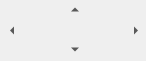
<?xml version="1.0" encoding="UTF-8"?>
<ui version="4.0">
 <class>Sidebar</class>
 <widget class="QWidget" name="Sidebar">
  <property name="geometry">
   <rect>
    <x>0</x>
    <y>0</y>
    <width>146</width>
    <height>61</height>
   </rect>
  </property>
  <property name="windowTitle">
   <string>Form</string>
  </property>
  <layout class="QGridLayout" name="gridLayout">
   <property name="leftMargin">
    <number>0</number>
   </property>
   <property name="topMargin">
    <number>0</number>
   </property>
   <property name="rightMargin">
    <number>0</number>
   </property>
   <property name="bottomMargin">
    <number>0</number>
   </property>
   <item row="0" column="0">
    <widget class="QWidget" name="widgetAll" native="true">
     <layout class="QGridLayout" name="gridLayout_2">
      <property name="leftMargin">
       <number>0</number>
      </property>
      <property name="topMargin">
       <number>0</number>
      </property>
      <property name="rightMargin">
       <number>0</number>
      </property>
      <property name="bottomMargin">
       <number>0</number>
      </property>
      <item row="0" column="0" rowspan="3">
       <widget class="QWidget" name="widgetLeft" native="true">
        <layout class="QGridLayout" name="gridLayout_4">
         <property name="leftMargin">
          <number>0</number>
         </property>
         <property name="topMargin">
          <number>0</number>
         </property>
         <property name="rightMargin">
          <number>0</number>
         </property>
         <property name="bottomMargin">
          <number>0</number>
         </property>
         <property name="spacing">
          <number>0</number>
         </property>
         <item row="1" column="0">
          <widget class="QToolButton" name="leftExpandBut">
           <property name="text">
            <string/>
           </property>
           <property name="checkable">
            <bool>true</bool>
           </property>
           <property name="toolButtonStyle">
            <enum>Qt::ToolButtonIconOnly</enum>
           </property>
           <property name="autoRaise">
            <bool>true</bool>
           </property>
           <property name="arrowType">
            <enum>Qt::LeftArrow</enum>
           </property>
          </widget>
         </item>
         <item row="3" column="0">
          <spacer name="verticalSpacer_4">
           <property name="orientation">
            <enum>Qt::Vertical</enum>
           </property>
           <property name="sizeHint" stdset="0">
            <size>
             <width>20</width>
             <height>9</height>
            </size>
           </property>
          </spacer>
         </item>
         <item row="0" column="0">
          <spacer name="verticalSpacer_3">
           <property name="orientation">
            <enum>Qt::Vertical</enum>
           </property>
           <property name="sizeHint" stdset="0">
            <size>
             <width>20</width>
             <height>8</height>
            </size>
           </property>
          </spacer>
         </item>
         <item row="0" column="1" rowspan="4">
          <layout class="QVBoxLayout" name="verticalLayoutLeft">
           <property name="leftMargin">
            <number>0</number>
           </property>
           <property name="topMargin">
            <number>0</number>
           </property>
           <property name="rightMargin">
            <number>0</number>
           </property>
           <property name="bottomMargin">
            <number>0</number>
           </property>
          </layout>
         </item>
        </layout>
       </widget>
      </item>
      <item row="0" column="1">
       <widget class="QWidget" name="widgetTop" native="true">
        <layout class="QGridLayout" name="gridLayout_5" rowstretch="0,0" columnstretch="0,0,0" rowminimumheight="0,0" columnminimumwidth="0,0,0">
         <property name="leftMargin">
          <number>0</number>
         </property>
         <property name="topMargin">
          <number>0</number>
         </property>
         <property name="rightMargin">
          <number>0</number>
         </property>
         <property name="bottomMargin">
          <number>0</number>
         </property>
         <property name="spacing">
          <number>0</number>
         </property>
         <item row="0" column="2">
          <spacer name="horizontalSpacer">
           <property name="orientation">
            <enum>Qt::Horizontal</enum>
           </property>
           <property name="sizeHint" stdset="0">
            <size>
             <width>40</width>
             <height>20</height>
            </size>
           </property>
          </spacer>
         </item>
         <item row="0" column="1">
          <widget class="QToolButton" name="upExpandBut">
           <property name="text">
            <string/>
           </property>
           <property name="iconSize">
            <size>
             <width>12</width>
             <height>12</height>
            </size>
           </property>
           <property name="checkable">
            <bool>true</bool>
           </property>
           <property name="toolButtonStyle">
            <enum>Qt::ToolButtonIconOnly</enum>
           </property>
           <property name="autoRaise">
            <bool>true</bool>
           </property>
           <property name="arrowType">
            <enum>Qt::UpArrow</enum>
           </property>
          </widget>
         </item>
         <item row="0" column="0">
          <spacer name="horizontalSpacer_2">
           <property name="orientation">
            <enum>Qt::Horizontal</enum>
           </property>
           <property name="sizeHint" stdset="0">
            <size>
             <width>40</width>
             <height>20</height>
            </size>
           </property>
          </spacer>
         </item>
         <item row="1" column="0" colspan="3">
          <layout class="QHBoxLayout" name="horizontalLayoutBottom">
           <property name="spacing">
            <number>6</number>
           </property>
           <property name="leftMargin">
            <number>0</number>
           </property>
           <property name="topMargin">
            <number>0</number>
           </property>
           <property name="rightMargin">
            <number>0</number>
           </property>
           <property name="bottomMargin">
            <number>0</number>
           </property>
          </layout>
         </item>
        </layout>
       </widget>
      </item>
      <item row="2" column="1">
       <widget class="QWidget" name="widgetBottom" native="true">
        <layout class="QGridLayout" name="gridLayout_6">
         <property name="leftMargin">
          <number>0</number>
         </property>
         <property name="topMargin">
          <number>0</number>
         </property>
         <property name="rightMargin">
          <number>0</number>
         </property>
         <property name="bottomMargin">
          <number>0</number>
         </property>
         <property name="spacing">
          <number>0</number>
         </property>
         <item row="1" column="2">
          <spacer name="horizontalSpacer_3">
           <property name="orientation">
            <enum>Qt::Horizontal</enum>
           </property>
           <property name="sizeHint" stdset="0">
            <size>
             <width>40</width>
             <height>20</height>
            </size>
           </property>
          </spacer>
         </item>
         <item row="1" column="1">
          <widget class="QToolButton" name="downExpandBut">
           <property name="text">
            <string/>
           </property>
           <property name="checkable">
            <bool>true</bool>
           </property>
           <property name="toolButtonStyle">
            <enum>Qt::ToolButtonIconOnly</enum>
           </property>
           <property name="autoRaise">
            <bool>true</bool>
           </property>
           <property name="arrowType">
            <enum>Qt::DownArrow</enum>
           </property>
          </widget>
         </item>
         <item row="1" column="0">
          <spacer name="horizontalSpacer_4">
           <property name="orientation">
            <enum>Qt::Horizontal</enum>
           </property>
           <property name="sizeHint" stdset="0">
            <size>
             <width>40</width>
             <height>20</height>
            </size>
           </property>
          </spacer>
         </item>
         <item row="0" column="0" colspan="3">
          <layout class="QHBoxLayout" name="horizontalLayoutTop">
           <property name="leftMargin">
            <number>0</number>
           </property>
           <property name="topMargin">
            <number>0</number>
           </property>
           <property name="rightMargin">
            <number>0</number>
           </property>
           <property name="bottomMargin">
            <number>0</number>
           </property>
          </layout>
         </item>
        </layout>
       </widget>
      </item>
      <item row="0" column="2" rowspan="3">
       <widget class="QWidget" name="widgetRight" native="true">
        <layout class="QGridLayout" name="gridLayout_3">
         <property name="leftMargin">
          <number>0</number>
         </property>
         <property name="topMargin">
          <number>0</number>
         </property>
         <property name="rightMargin">
          <number>0</number>
         </property>
         <property name="bottomMargin">
          <number>0</number>
         </property>
         <property name="horizontalSpacing">
          <number>2</number>
         </property>
         <property name="verticalSpacing">
          <number>0</number>
         </property>
         <item row="0" column="1">
          <spacer name="verticalSpacer">
           <property name="orientation">
            <enum>Qt::Vertical</enum>
           </property>
           <property name="sizeHint" stdset="0">
            <size>
             <width>20</width>
             <height>8</height>
            </size>
           </property>
          </spacer>
         </item>
         <item row="3" column="1">
          <spacer name="verticalSpacer_2">
           <property name="orientation">
            <enum>Qt::Vertical</enum>
           </property>
           <property name="sizeHint" stdset="0">
            <size>
             <width>20</width>
             <height>9</height>
            </size>
           </property>
          </spacer>
         </item>
         <item row="1" column="1">
          <widget class="QToolButton" name="rightExpandBut">
           <property name="text">
            <string/>
           </property>
           <property name="iconSize">
            <size>
             <width>12</width>
             <height>12</height>
            </size>
           </property>
           <property name="checkable">
            <bool>true</bool>
           </property>
           <property name="toolButtonStyle">
            <enum>Qt::ToolButtonIconOnly</enum>
           </property>
           <property name="autoRaise">
            <bool>true</bool>
           </property>
           <property name="arrowType">
            <enum>Qt::RightArrow</enum>
           </property>
          </widget>
         </item>
         <item row="0" column="0" rowspan="4">
          <layout class="QVBoxLayout" name="verticalLayoutRight">
           <property name="spacing">
            <number>6</number>
           </property>
           <property name="leftMargin">
            <number>0</number>
           </property>
           <property name="topMargin">
            <number>0</number>
           </property>
           <property name="rightMargin">
            <number>0</number>
           </property>
           <property name="bottomMargin">
            <number>0</number>
           </property>
          </layout>
         </item>
        </layout>
       </widget>
      </item>
      <item row="1" column="1">
       <layout class="QGridLayout" name="containerGridLayout">
        <property name="spacing">
         <number>6</number>
        </property>
       </layout>
      </item>
     </layout>
    </widget>
   </item>
  </layout>
 </widget>
 <resources/>
 <connections/>
</ui>
